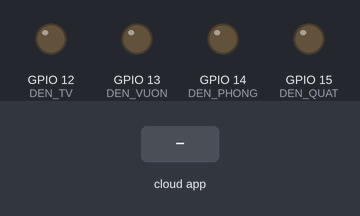
The sketch below on a simulated ESP8266 (NodeMCU). Parts: output pins drawn as LEDs (lit = HIGH). The inputs (shaded band) are chosen by the test bench. WiFi joins after 1.5 s; servers stay silent unless stated; the Firebase database answers and starts empty; what the sketch prints to the serial monitor is not drawn.

Above: at 2.7 s.
2.8 s: the phone or cloud app sets DEN_VUON to 1
At 4.1 s:
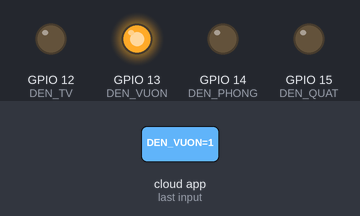
5.1 s: the phone or cloud app sets DEN_PHONG to 1
At 6.9 s:
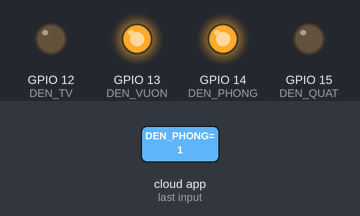
7.2 s: the phone or cloud app sets DEN_QUAT to 1
At 9.1 s:
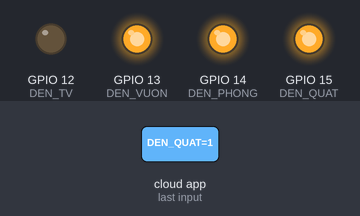
9.4 s: the phone or cloud app sets DEN_TV to 1
At 11.0 s:
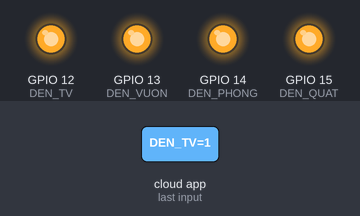
11.5 s: the phone or cloud app sets DEN_VUON to 0
At 12.2 s:
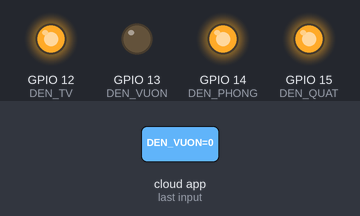
13.0 s: the phone or cloud app sets DEN_PHONG to 0
At 14.2 s:
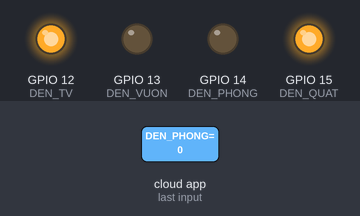
Timing chart, 0 to 16.0 s (numbered marks = the images above; inputs shaded):
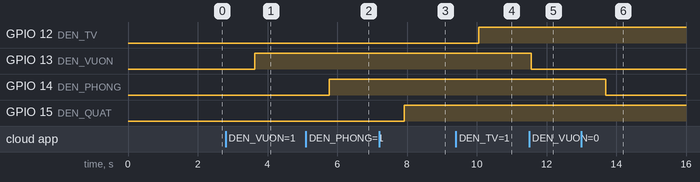

The sketch:

esp8266_control_home.ino
```cpp
#include <ESP8266WiFi.h>
#include <FirebaseArduino.h>
#define FIREBASE_HOST "familyelectroniccontrolserver.firebaseio.com" //Thay bằng địa chỉ firebase của bạn
#define FIREBASE_AUTH ""   //Không dùng xác thực nên không đổi
#define WIFI_SSID "KLTN"   //Thay wifi và mật khẩu
#define WIFI_PASSWORD "22121223"

#define DEN_TV 12// GPIO 12
#define DEN_VUON 13// GPIO 13
#define DEN_PHONG 14// GPIO 14
#define DEN_QUAT 15// GPIO 15


#define PATH_DEN_VUONG "DEN_VUON"
#define PATH_DEN_PHONG "DEN_PHONG"
#define PATH_DEN_QUAT "DEN_QUAT"
#define PATH_DEN_TV "DEN_TV"

#define PATH_DANG_HOAT_DONG "DANG_HOAT_DONG"

void setupWifi() {
  WiFi.begin(WIFI_SSID, WIFI_PASSWORD);
  Serial.print("connecting");
  while (WiFi.status() != WL_CONNECTED) {
    Serial.print(".");
    delay(500);
  }
  Serial.println();
  Serial.print("connected: ");
  Serial.println(WiFi.localIP());
}

void setupFirebase() {
  Firebase.begin(FIREBASE_HOST, FIREBASE_AUTH);
}

void setupOutput() {
  pinMode(DEN_VUON, OUTPUT);
  pinMode(DEN_PHONG, OUTPUT);
  pinMode(DEN_TV, OUTPUT);
  pinMode(DEN_QUAT, OUTPUT);
}

void setup() {
  Serial.begin(9600);

  setupOutput();

  setupWifi();

  setupFirebase();

}
void loop() {
  // Module Func đọc và cập nhật trạng thái của đèn vườn
  docTrangThaiDenVuon();

  docTrangThaiDenPhong();

  docTrangThaiDenQuat();

  docTrangThaiDenTV();

  // Thông báo rằng thiết bị vẫn đang hoạt động
  capNhatDangHoatDong();
}

// Đọc trạng thái của đèn vườn từ Firebase
void capNhatDangHoatDong() {
  Firebase.setInt(PATH_DANG_HOAT_DONG, 1);
  // handle error
  if (Firebase.failed()) {
    Serial.print("setting /number failed:");
    Serial.println(Firebase.error());
    return;
  }
  delay(200);
}

// Đọc trạng thái của đèn vườn từ Firebase
void docTrangThaiDenVuon() {
  int state = Firebase.getInt(PATH_DEN_VUONG);
  // handle error
  if (Firebase.failed()) {
    Serial.print("setting /number failed:");
    Serial.println(Firebase.error());
    return;
  }
  digitalWrite(DEN_VUON, state);
  delay(10);
}

void docTrangThaiDenPhong() {
  int state = Firebase.getInt(PATH_DEN_PHONG);
  // handle error
  if (Firebase.failed()) {
    Serial.print("setting /number failed:");
    Serial.println(Firebase.error());
    return;
  }

  digitalWrite(DEN_PHONG, state);
  delay(10);
}

void docTrangThaiDenQuat() {
  int state = Firebase.getInt(PATH_DEN_QUAT);
  // handle error
  if (Firebase.failed()) {
    Serial.print("setting /number failed:");
    Serial.println(Firebase.error());
    return;
  }

  digitalWrite(DEN_QUAT, state);
  delay(10);
}

void docTrangThaiDenTV() {
  int state = Firebase.getInt(PATH_DEN_TV);
  // handle error
  if (Firebase.failed()) {
    Serial.print("setting /number failed:");
    Serial.println(Firebase.error());
    return;
  }

  digitalWrite(DEN_TV, state);
  delay(10);
}
```

Measured:
- after the input at 2.8 s, GPIO 13 (DEN_VUON): LOW → HIGH after 0.83 s
- after the input at 5.1 s, GPIO 14 (DEN_PHONG): LOW → HIGH after 0.68 s
- after the input at 7.2 s, GPIO 15 (DEN_QUAT): LOW → HIGH after 0.72 s
- after the input at 9.4 s, GPIO 12 (DEN_TV): LOW → HIGH after 0.66 s
- after the input at 11.5 s, GPIO 13 (DEN_VUON): HIGH → LOW after 0.06 s
- after the input at 13.0 s, GPIO 14 (DEN_PHONG): HIGH → LOW after 0.70 s
